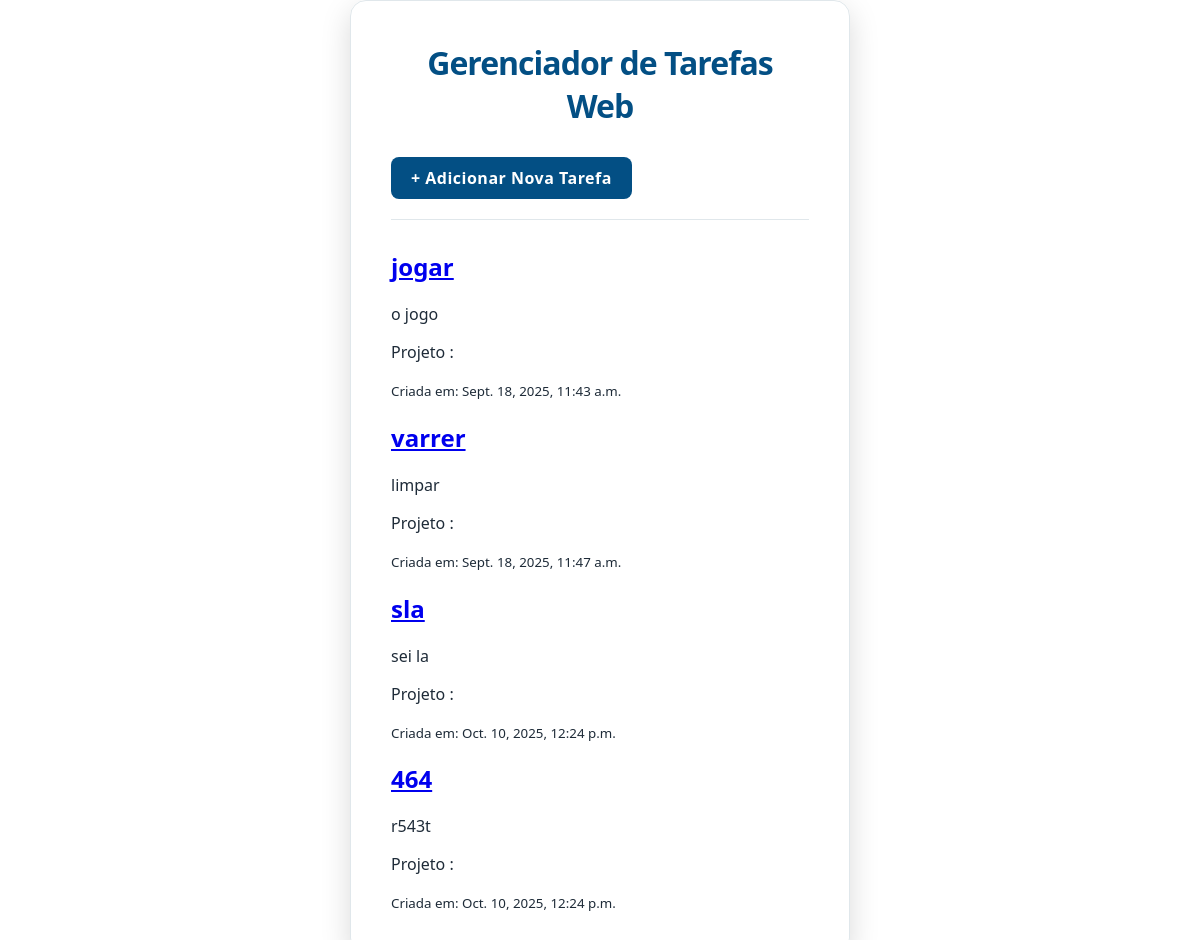
The page /tarefas/ on the database as committed earlier.
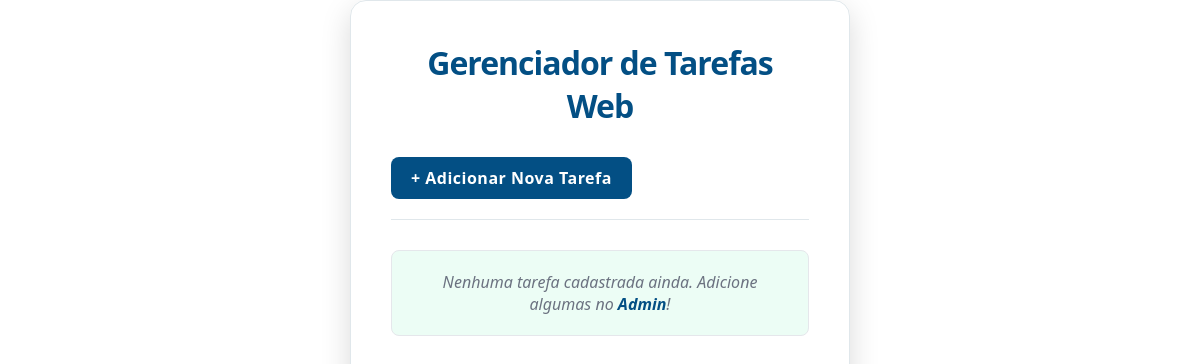
The same page on the database as committed later.
### tarefas/models.py (models this page shows, shortened)
class Tarefa(models.Model):
    titulo = models.CharField(max_length = 200)
    descricao = models.TextField(blank=True, null=True)
    data_criacao = models.DateTimeField(auto_now_add = True)
    concluido = models.BooleanField(default=False)
    projeto = models.ForeignKey(Projeto, on_delete=models.CASCADE, null = True, blank = True)

### tarefas/views.py (the view)
# urls.py: path('', views.listar_tarefas, name = 'lista_tarefas'), #seria /tarefas/
def listar_tarefas(request):
    tarefas_salvas = Tarefa.objects.all()
    contexto = {
        'minhas_tarefas': tarefas_salvas
    }
    return render(request, 'tarefas/lista.html', contexto)

### tarefas/templates/tarefas/lista.html (shortened to what this page needs)
<!DOCTYPE html>
<html lang="pt-br">
<head>
    {% load static %}
    <link rel="stylesheet" href="{% static 'lista/lista.css' %}">
</head>
<body>
    <h1>Gerenciador de Tarefas Web</h1>
    <a href="{% url 'adicionar_tarefa' %}"><strong>+ Adicionar Nova Tarefa</strong></a>
    <hr>
    {% for tarefa in minhas_tarefas %}
        <div class="tarefa {% if tarefa.concluida %}concluida{% endif %}">
            <h2><a href="{% url 'detalhe_tarefa' tarefa.id %}">{{ tarefa.titulo }}</a></h2>
            <p>{{ tarefa.descricao }}</p>
            <p>Projeto :{{tarefa.projeto.nome}}</p>
            <small>Criada em: {{ tarefa.data_criacao }}</small>
        </div>
    {% empty %}
        <p>Nenhuma tarefa cadastrada ainda. Adicione algumas no <a href="/admin/">Admin</a>!</p>
    {% endfor %}
</body>
</html>

### tarefas/static/lista/lista.css (style rules this page uses)
:root { --cor-fundo-app: #F0F4F8; --cor-fundo-container: #FFFFFF; --cor-borda-container: #E0E7EB; --cor-texto-principal: #1E2B38; --cor-texto-secundario: #6B7280; --cor-borda-card: #E5E7EB; --cor-principal: #034F84; --cor-secundaria: #2A6F97; --cor-sucesso: #10B981; --cor-fundo-concluida: #ECFDF5; }
body { font-family: 'Segoe UI', Tahoma, Geneva, Verdana, sans-serif; background-color: var(--cor-fundo-app); color: var(--cor-texto-principal); margin: 0; padding: 30px 20px; display: flex; justify-content: center; min-height: 100vh; }
body { max-width: 800px; background-color: var(--cor-fundo-container); border-radius: 16px; box-shadow: 0 10px 30px rgba(0, 0, 0, 0.15); border: 1px solid var(--cor-borda-container); padding: 40px; margin-left: 350px; margin-right: 350px; display: block; }
h1 { color: var(--cor-principal); text-align: center; margin-top: 0; margin-bottom: 30px; font-weight: 800; letter-spacing: -1px; }
hr { border: none; height: 1px; background-color: var(--cor-borda-container); margin-top: 0; margin-bottom: 30px; }
body > a { display: inline-block; padding: 10px 20px; background-color: var(--cor-principal); color: white; text-decoration: none; border-radius: 8px; font-weight: 600; letter-spacing: 0.5px; transition: background-color 0.3s ease, transform 0.1s; margin-bottom: 20px; border: none; }
body > a strong { font-weight: 700; }
body > p { padding: 20px; text-align: center; background-color: var(--cor-fundo-concluida); border: 1px solid var(--cor-borda-card); border-radius: 8px; color: var(--cor-texto-secundario); font-style: italic; margin-top: 30px; }
body > p a { color: var(--cor-principal); text-decoration: none; font-weight: 600; }

Rows that differ between the two databases and show on the page:
removed Tarefa: titulo "jogar", descricao "o jogo", data_criacao "Sept. 18, 2025, 11:43 a.m."
removed Tarefa: titulo "varrer", descricao "limpar", data_criacao "Sept. 18, 2025, 11:47 a.m."
removed Tarefa: titulo "sla", descricao "sei la", data_criacao "Oct. 10, 2025, 12:24 p.m."
removed Tarefa: titulo "464", descricao "r543t", data_criacao "Oct. 10, 2025, 12:24 p.m."
Other text that changed with them:
text now shown: "Nenhuma tarefa cadastrada ainda. Adicione algumas no Admin !"
